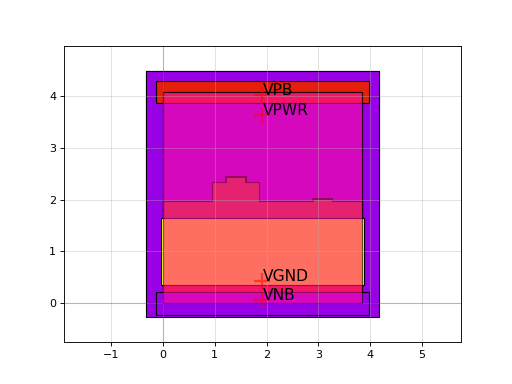

Reproduce this figure in Python.
import sky130

c = sky130.components.sky130_fd_sc_hvl__and3_1()
c.plot()
